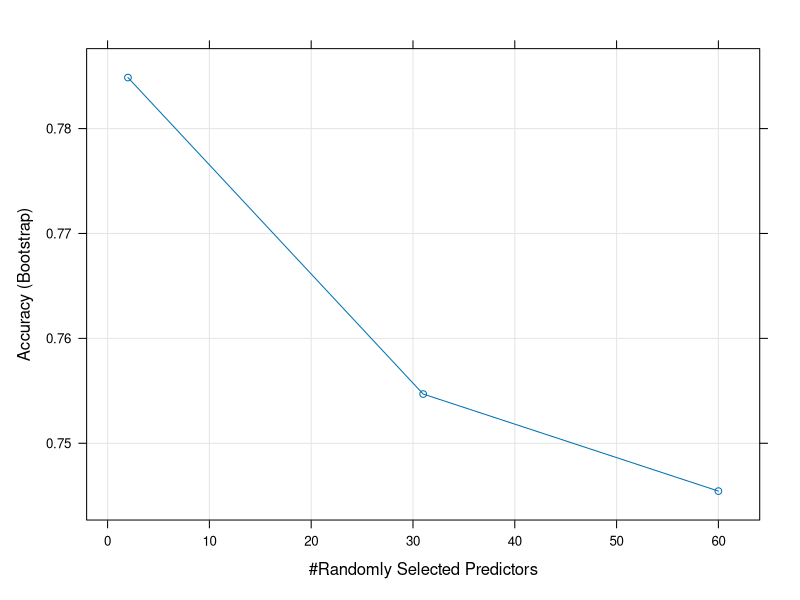

Write R code to recreate this figure. (Note: this script raises an error after producing the figure.)
#reference:
#- http://machinelearningmastery.com/tune-machine-learning-algorithms-in-r/
#- https://www.youtube.com/watch?v=loNcrMjYh64

library(randomForest)
library(caret)
library(mlbench)

#key feature:

#######################################################################################
######################################################## Load Dataset #################
#######################################################################################

data(Sonar)
dataset <- Sonar


######################################################################################
################################################ Data Spliting #######################
######################################################################################
#simple bootstraping 
inTrain <- createDataPartition(y=dataset$Class, p=0.7, list=FALSE)
training <- dataset[inTrain,]
validating <- dataset[-inTrain,]


#k-fold cross validation
control <- trainControl(method="repeatedcv", number=10, repeats=3)

seed <- 7
set.seed(seed)
######################################################################################
################################################ Data Training and tuning#############
######################################################################################

###########################################
################# Create model with default paramters
rf_default <- train(Class~ .,data=training,method="rf",prox=TRUE)
print(rf_default)
rf_default$finalModel #OOB estimate of  error rate: 18.49% (accuracy=100-18.49)
plot(rf_default)

###########################################
#################Custom setting: create model with custom paramters, such as mtry, metric
metric <- "Accuracy"
mtry <- sqrt(ncol(x))
tunegrid <- expand.grid(.mtry=mtry)

rf_custom <- train(Class~., data=training, method="rf", metric=metric, tuneGrid=tunegrid, trControl=control)
print(rf_custom)
rf_custom$finalModel #OOB estimate of  error rate: 16.44% (accuracy=100-16.44)
plot(rf_custom)

###########################################
#################Random Search (for the best mtry)
control <- trainControl(method="repeatedcv", number=10, repeats=3, search="random")
set.seed(seed)
mtry <- sqrt(ncol(x))
rf_random <- train(Class~., data=training, method="rf", metric=metric, tuneLength=15, trControl=control)
#a data frame with possible tuning values. The columns are named the same as the tuning parameters. Use getModelInfo to get a list of tuning parameters for each model or see http://topepo.github.io/caret/modelList.html. (NOTE: If given, this argument must be named.)
print(rf_random)
rf_random$finalModel #OOB estimate of  error rate: 19.86%  (accuracy=100-19.86)
plot(rf_random)

###########################################
#################Grid Search (for the best mtry)
control <- trainControl(method="repeatedcv", number=10, repeats=3, search="grid")
set.seed(seed)
tunegrid <- expand.grid(.mtry=c(1:15))
rf_gridsearch <- train(Class~., data=training, method="rf", metric=metric, tuneGrid=tunegrid, trControl=control)
print(rf_gridsearch)
rf_gridsearch$finalModel #OOB estimate of  error rate: 17.12%  (accuracy=100-17.12)
plot(rf_gridsearch)

###########################################
#################Algorithm Tune (tuneRF) (for the best mtry)

bestmtry <- tuneRF(training[,1:60], training[,61], stepFactor=1.5, improve=1e-5, ntree=500)
print(bestmtry)
#result: mtry=7, with the lowest OOBerror 0.1917
#OOB estimate of  error rate: 19.18%  (accuracy=100-19.18)


mtry <- 7
tunegrid <- expand.grid(.mtry=mtry)

rf_tune <- train(Class~., data=training, method="rf", tuneGrid=tunegrid, trControl=control)
print(rf_tune)
rf_tune$finalModel #OOB estimate of  error rate: 17.12% (accuracy=100-17.12)
plot(rf_tune)



###############################################################################
################################################ Model Selection ##############
###############################################################################
my_accuracy<-function(confusion_table){
  return ((confusion_table[1,1]+confusion_table[2,2])/(confusion_table[1,1]+confusion_table[2,2]+confusion_table[1,2]+confusion_table[2,1]))
}

###########################################
################# Create model with default paramters!!!!!winner 
# mtry=2
pred_default <- predict(rf_default, newdata = validating)
my_accuracy(table(observed = validating$Class, predicted = pred_default))



###########################################
#################Custom setting: create model with custom paramters, such as mtry, metric
# mtry=8
pred_custom <- predict(rf_custom, newdata = validating)
my_accuracy(table(observed = validating$Class, predicted = pred_custom))


###########################################
#################Random Search
# mtry=5
pred_random <- predict(rf_random, newdata = validating)
my_accuracy(table(observed = validating$Class, predicted = pred_random))


###########################################
#################Grid Search
# mtry=1
pred_gridsearch <- predict(rf_gridsearch, newdata = validating)
my_accuracy(table(observed = validating$Class, predicted = pred_gridsearch))


###########################################
#################Algorithm Tune (tuneRF)
# mtry=7
pred_gridsearch <- predict(rf_gridsearch, newdata = validating)
my_accuracy(table(observed = validating$Class, predicted = pred_gridsearch))



################################################################################
################################################ Model Prediction ##############
################################################################################

final_prediction <- predict(rf_default, newdata = testing_dataset_which_I_do_not_have)


